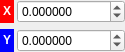
<?xml version="1.0" encoding="UTF-8"?>
<ui version="4.0">
 <class>Widget_ProxyParameter_Vector2D</class>
 <widget class="QWidget" name="Widget_ProxyParameter_Vector2D">
  <property name="geometry">
   <rect>
    <x>0</x>
    <y>0</y>
    <width>111</width>
    <height>46</height>
   </rect>
  </property>
  <property name="windowTitle">
   <string>Form</string>
  </property>
  <layout class="QGridLayout" name="gridLayout">
   <property name="leftMargin">
    <number>0</number>
   </property>
   <property name="topMargin">
    <number>0</number>
   </property>
   <property name="rightMargin">
    <number>0</number>
   </property>
   <property name="bottomMargin">
    <number>0</number>
   </property>
   <property name="horizontalSpacing">
    <number>3</number>
   </property>
   <item row="0" column="1">
    <widget class="QDoubleSpinBox" name="doubleSpinBox_x">
     <property name="sizePolicy">
      <sizepolicy hsizetype="Minimum" vsizetype="Minimum">
       <horstretch>0</horstretch>
       <verstretch>0</verstretch>
      </sizepolicy>
     </property>
     <property name="decimals">
      <number>6</number>
     </property>
     <property name="minimum">
      <double>-99999.000000000000000</double>
     </property>
     <property name="maximum">
      <double>99999.000000000000000</double>
     </property>
     <property name="singleStep">
      <double>0.050000000000000</double>
     </property>
    </widget>
   </item>
   <item row="0" column="0">
    <widget class="QLabel" name="label_x">
     <property name="sizePolicy">
      <sizepolicy hsizetype="Fixed" vsizetype="Minimum">
       <horstretch>0</horstretch>
       <verstretch>0</verstretch>
      </sizepolicy>
     </property>
     <property name="styleSheet">
      <string notr="true">color: white;
background-color: red;
padding-left: 3%;
padding-right: 3%;</string>
     </property>
     <property name="text">
      <string>&lt;b&gt;X&lt;/b&gt;</string>
     </property>
     <property name="textFormat">
      <enum>Qt::AutoText</enum>
     </property>
     <property name="scaledContents">
      <bool>false</bool>
     </property>
     <property name="alignment">
      <set>Qt::AlignCenter</set>
     </property>
     <property name="wordWrap">
      <bool>false</bool>
     </property>
     <property name="openExternalLinks">
      <bool>false</bool>
     </property>
    </widget>
   </item>
   <item row="1" column="0">
    <widget class="QLabel" name="label_y">
     <property name="sizePolicy">
      <sizepolicy hsizetype="Fixed" vsizetype="Minimum">
       <horstretch>0</horstretch>
       <verstretch>0</verstretch>
      </sizepolicy>
     </property>
     <property name="styleSheet">
      <string notr="true">color: white;
background-color: blue;
padding-left: 3%;
padding-right: 3%;</string>
     </property>
     <property name="text">
      <string>&lt;b&gt;Y&lt;/b&gt;</string>
     </property>
     <property name="alignment">
      <set>Qt::AlignCenter</set>
     </property>
    </widget>
   </item>
   <item row="1" column="1">
    <widget class="QDoubleSpinBox" name="doubleSpinBox_y">
     <property name="sizePolicy">
      <sizepolicy hsizetype="Minimum" vsizetype="Minimum">
       <horstretch>0</horstretch>
       <verstretch>0</verstretch>
      </sizepolicy>
     </property>
     <property name="decimals">
      <number>6</number>
     </property>
     <property name="minimum">
      <double>-99999.000000000000000</double>
     </property>
     <property name="maximum">
      <double>99999.000000000000000</double>
     </property>
     <property name="singleStep">
      <double>0.050000000000000</double>
     </property>
    </widget>
   </item>
  </layout>
 </widget>
 <resources/>
 <connections/>
</ui>
